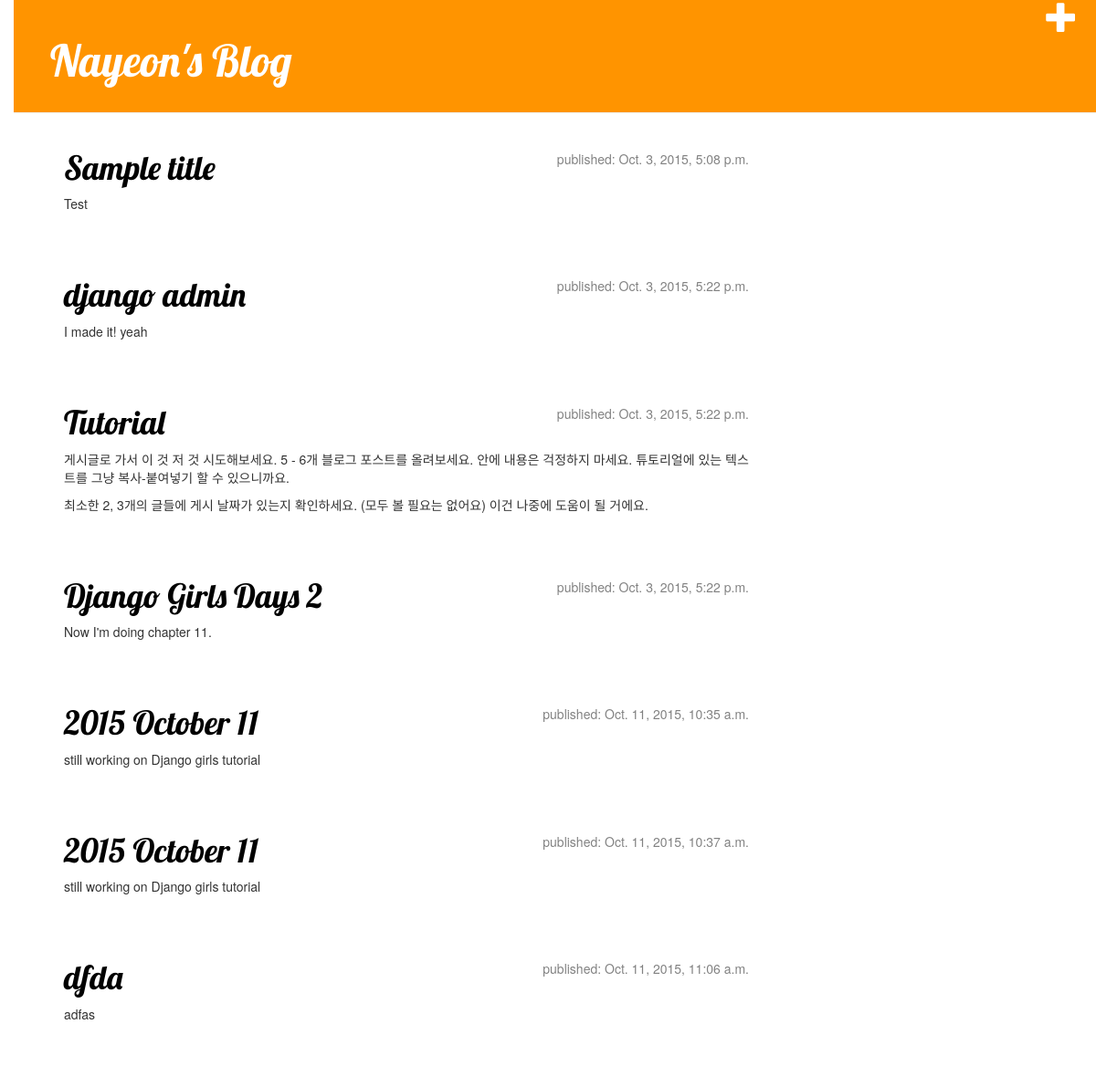
The app's page / (signed in) with its own data.
### blog/models.py (models this page shows, shortened)
class Post(models.Model):
    author = models.ForeignKey('auth.User')
    title = models.CharField(max_length=200)
    text = models.TextField()
    created_date = models.DateTimeField(
            default=timezone.now)
    published_date = models.DateTimeField(
            blank=True, null=True)

### blog/views.py (the view)
# urls.py: url(r'^$', views.post_list, name='post_list'),
def post_list(request):
    posts = Post.objects.filter(published_date__lte=timezone.now()).order_by('published_date')
    return render(request, 'blog/post_list.html',{'posts': posts})

### blog/templates/blog/post_list.html
{% extends "blog/base.html" %}
{% block content %}
                 {% for post in posts %}
                     <div class="post">
                         <div class="date">
                             <p>published: {{ post.published_date }}</p>
                         </div>
                         <h1><a href="{% url "post_detail" pk=post.pk %}">{{ post.title }}</a></h1>
                         <p>{{ post.text|linebreaks }}</p>
                     </div>
                 {% endfor %}
                 {% endblock content %}

### blog/static/css/blog.css (style rules this page uses)
h1 a { color: #12E675; font-family: 'Lobster'; }
body { padding-left: 15px; }
h1, h2, h3, h4 { font-family: 'Lobster', cursive; }
.date { float: right; color: #828282; }
.post { margin-bottom: 70px; }
.post h1 a, .post h1 a:visited { color: #000000; }

### records on screen
Post: published_date "Oct. 3, 2015, 5:08 p.m.", title "Sample title", text "Test"
Post: published_date "Oct. 3, 2015, 5:22 p.m.", title "django admin", text "I made it! yeah"
Post: published_date "Oct. 3, 2015, 5:22 p.m.", title "Tutorial", text "게시글로 가서 이 것 저 것 시도해보세요. 5 - 6개 블로그 포스트를 올려보세요. 안에 내용은 걱정하지 마세요. 튜토리얼에 있는 텍스트를 그냥 복사-붙여넣기 할 수 있으니까요. 최소한 2, 3개의 글들에 게시 날짜가 있는지 확인하세요. (모두 볼 필요는 없어요) 이건 나중에 도움이 될 거에요."
Post: published_date "Oct. 3, 2015, 5:22 p.m.", title "Django Girls Days 2", text "Now I'm doing chapter 11."
Post: published_date "Oct. 11, 2015, 10:35 a.m.", title "2015 October 11", text "still working on Django girls tutorial"
Post: published_date "Oct. 11, 2015, 10:37 a.m.", title "2015 October 11", text "still working on Django girls tutorial"
Post: published_date "Oct. 11, 2015, 11:06 a.m.", title "dfda", text "adfas"
